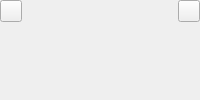
                    <widget class="QWidget" name="page_border_continuous_colors">
                     <layout class="QHBoxLayout" name="layout_border_gradient_controls">
                      <property name="spacing">
                       <number>6</number>
                      </property>
                      <property name="leftMargin">
                       <number>0</number>
                      </property>
                      <property name="topMargin">
                       <number>0</number>
                      </property>
                      <property name="rightMargin">
                       <number>0</number>
                      </property>
                      <property name="bottomMargin">
                       <number>0</number>
                      </property>
                      <item alignment="Qt::AlignmentFlag::AlignTop">
                       <widget class="QWidget" name="widget" native="true">
                        <layout class="QHBoxLayout" name="horizontalLayout_10">
                         <property name="spacing">
                          <number>3</number>
                         </property>
                         <property name="leftMargin">
                          <number>0</number>
                         </property>
                         <property name="topMargin">
                          <number>0</number>
                         </property>
                         <property name="rightMargin">
                          <number>0</number>
                         </property>
                         <property name="bottomMargin">
                          <number>0</number>
                         </property>
                         <item>
                          <widget class="QToolButton" name="button_border_gradient_start_color">
                           <property name="toolTip">
                            <string>Low-value color</string>
                           </property>
                           <property name="minimumSize">
                            <size>
                             <width>22</width>
                             <height>22</height>
                            </size>
                           </property>
                           <property name="maximumSize">
                            <size>
                             <width>22</width>
                             <height>22</height>
                            </size>
                           </property>
                           <property name="text">
                            <string/>
                           </property>
                           <property name="icon">
                            <iconset>
                             <normaloff>../../shared/icons/material/appearance.svg</normaloff>../../shared/icons/material/appearance.svg</iconset>
                           </property>
                           <property name="iconName" stdset="0">
                            <string>appearance</string>
                           </property>
                          </widget>
                         </item>
                         <item>
                          <widget class="QFrame" name="frame_border_gradient_preview">
                           <property name="sizePolicy">
                            <sizepolicy hsizetype="Expanding" vsizetype="Expanding">
                             <horstretch>0</horstretch>
                             <verstretch>0</verstretch>
                            </sizepolicy>
                           </property>
                           <property name="minimumSize">
                            <size>
                             <width>0</width>
                             <height>22</height>
                            </size>
                           </property>
                           <property name="maximumSize">
                            <size>
                             <width>16777215</width>
                             <height>22</height>
                            </size>
                           </property>
                           <property name="frameShape">
                            <enum>QFrame::Shape::NoFrame</enum>
                           </property>
                          </widget>
                         </item>
                         <item>
                          <widget class="QToolButton" name="button_border_gradient_end_color">
                           <property name="toolTip">
                            <string>High-value color</string>
                           </property>
                           <property name="minimumSize">
                            <size>
                             <width>22</width>
                             <height>22</height>
                            </size>
                           </property>
                           <property name="maximumSize">
                            <size>
                             <width>22</width>
                             <height>22</height>
                            </size>
                           </property>
                           <property name="text">
                            <string/>
                           </property>
                           <property name="icon">
                            <iconset>
                             <normaloff>../../shared/icons/material/appearance.svg</normaloff>../../shared/icons/material/appearance.svg</iconset>
                           </property>
                           <property name="iconName" stdset="0">
                            <string>appearance</string>
                           </property>
                          </widget>
                         </item>
                        </layout>
                       </widget>
                      </item>
                     </layout>
                    </widget>
